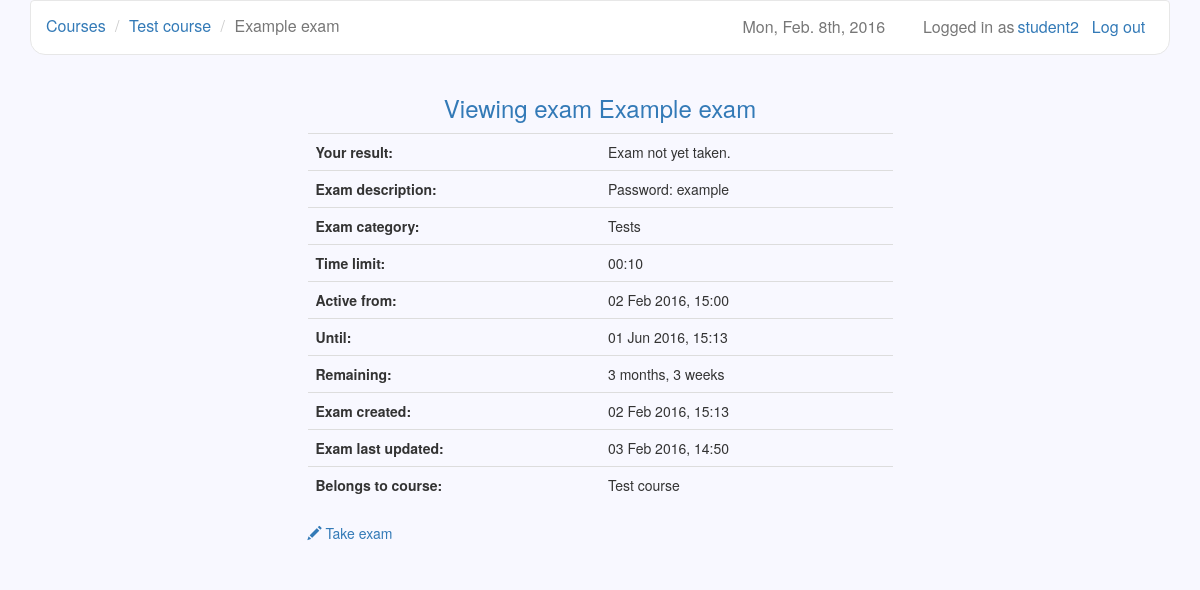
Page /courses/6/exams/4/s (signed in) on the committed database.
### users/models.py (models this page shows)
class User(AbstractUser):
    is_teacher = models.BooleanField(default=False)

### courses/models.py (models this page shows, shortened)
class Course(models.Model):
    owner = models.ForeignKey(settings.AUTH_USER_MODEL, related_name='owner')
    name = models.CharField(max_length=30)
    description = models.TextField(blank=True)
    created = models.DateTimeField(auto_now_add=True)
    updated = models.DateTimeField(auto_now=True)
    participants = models.ManyToManyField(settings.AUTH_USER_MODEL, blank=True,
        through='Participation')

### exams/models.py (models this page shows, shortened)
class Exam(models.Model):
    name = models.CharField(max_length=30)
    description = models.TextField(blank=True)
    created = models.DateTimeField(auto_now_add=True)
    updated = models.DateTimeField(auto_now=True)
    password = models.CharField(max_length=10, blank=True)
    time_limit = models.TimeField()
    active_from = models.DateTimeField()
    active_to = models.DateTimeField()
    course = models.ForeignKey(Course)
    category = models.CharField(max_length=30)
    question_count = models.IntegerField()
    questions = models.ManyToManyField(Question, blank=True,
        through='ExamQuestion')
    @property
    def active(self):
        return (timezone.now() >= self.active_from and
            timezone.now() < self.active_to)

### exams/views.py (the view)
# urls.py: url(r'^(?P<exam_id>\d+)/s$', views.view_exam, name='view_exam'),
@user_passes_test(student_check)
def view_exam(request, course_id, exam_id):
    if (Participation.objects.filter(user=request.user, course=course_id)
        .exists()):
        course = Course.objects.get(id=course_id)
        exam = Exam.objects.get(id=exam_id)
        exam_questions = ExamQuestion.objects.filter(exam=exam)
        try:
            score = (Score.objects.get(user=request.user, exam=exam)
                .score)
            result = format_score(score, exam_questions.count())
        except ObjectDoesNotExist:
            result = "Exam not yet taken."
        return render(request, 'view_exam.html', {'course': course,
            'exam': exam, 'exam_questions': exam_questions, 'result': result})
    return redirect('/courses/s')

### courses/views.py (called while the page is built)
def student_check(user):
    if user.is_anonymous():
        return False
    return not user.is_teacher

### exams/templates/view_exam.html (shortened to what this page needs)
{% extends 'base.html' %}
{% block navigation %}
  <li><a href="{% url 'student_courses' %}">Courses</a></li>
  <li><a href="{% url 'view_course' course.id %}">{{ course.name }}</a></li>
  <li class="active">{{ exam.name }}</li>
{% endblock %}
{% block header %}Viewing exam {{ exam.name }}{% endblock %}
{% block dashboard %}
  <table class="table table-hover">
    <tr>
      <th>Your result:</th>
      <td>{{ result }}</td>
    </tr>
    <tr>
      <th>Exam description:</th>
      <td>{{ exam.description }}</td>
    </tr>
    <tr>
      <th>Exam category:</th>
      <td>{{ exam.category }}</td>
    </tr>
    <tr>
      <th>Time limit:</th>
      <td>{{ exam.time_limit }}</td>
    </tr>
    <tr>
      <th>Active from:</th>
      <td>{{ exam.active_from|date }}</td>
    </tr>
    <tr>
      <th>Until:</th>
      <td>{{ exam.active_to|date }}</td>
    </tr>
    <tr>
      <th>Remaining:</th>
      {% if not exam.active %}
        <td>Exam closed.</td>
      {% else %}
        <td>{{ exam.active_to|timeuntil }}</td>
      {% endif %}
    </tr>
    <tr>
      <th>Exam created:</th>
      <td>{{ exam.created|date }}</td>
    </tr>
    <tr>
      <th>Exam last updated:</th>
      <td>{{ exam.updated|date }}</td>
    </tr>
    <tr>
      <th>Belongs to course:</th>
      <td>{{ course.name }}</td>
    </tr>
  </table>
  {% if 'Exam' in result and exam.active and exam.password %}
    <a href="{% url 'input_password' course.id exam.id %}">
      <span class="glyphicon glyphicon-pencil"></span>
      Take exam
    </a>
  {% elif 'Exam' in result and exam.active %}
    <a href="{% url 'take_exam' course.id exam.id %}">
      <span class="glyphicon glyphicon-pencil"></span>
      Take exam
    </a>
  {% else %}
    <a href="{% url 'view_result' course.id exam.id %}">
      <span class="glyphicon glyphicon-education"></span>
      View result
    </a>
  {% endif %}
{% endblock %}

### django-lms/templates/base.html (shortened to what this page needs)
{% load staticfiles %}
<!DOCTYPE html>
<html>
  <head>
    <link href="/static/bootstrap/css/bootstrap.min.css" rel="stylesheet">
    <link href="/static/datetimepicker/jquery.datetimepicker.css"
      rel="stylesheet">
    <link href="/static/base.css" rel="stylesheet">
  </head>
  <body>
    <div class="container">
      <nav class="navbar navbar-default" role="navigation">
        {% if user.is_active %}
          <a class="btn navbar-btn navbar-right" id="logout"
            href="{% url 'logout' %}">
            Log out
          </a>
          <span class="navbar-text navbar-right" id="user">
            {{ user.username }}
          </span>
          <span class="navbar-text navbar-right">Logged in as</span>
        {% else %}
          <a class="navbar-brand" href="/">Django-LMS</a>
        {% endif %}
        <span class="navbar-text navbar-right" id="date">
          {% now "D, M. jS, Y" %}
        </span>
        <ul class="breadcrumb">
          {% block navigation %}{% endblock %}
        </ul>
      </nav>
      <div class="row">
        <h3 class="text-primary text-center">
          {% block header %}{% endblock %}
        </h3>
        <div class="list-group center">
          {% block dashboard %}{% endblock %}
        </div>
      </div>
    </div>
  </body>
</html>

### django-lms/static/base.css (style rules this page uses)
body { background-color: #F8F8FF; }
#date, #logout { margin-right: 1%; padding-right: 1%; font-size: 16px; }
#user { margin-left: 3px; color: #337ab7; }
table { table-layout:fixed; width: 70%; border-collapse: collapse; }
td { word-wrap:break-word; }
.center { width: 50%; margin-top: 1%; margin-left: auto; margin-right: auto; }
.navbar { border-bottom-right-radius: 15px; border-bottom-left-radius: 15px; }
.navbar-default { background-color: white; }
.navbar-text { font-size: 16px; }
.breadcrumb { background-color: transparent; margin-top: 0.5%; margin-bottom: -1%; font-size: 16px; }

### rows in the picture
User: username "student2"
Course: name "Test course"
Exam: name "Example exam", description "Password: example", category "Tests", time_limit "00:10", active_from "02 Feb 2016, 15:00", active_to "01 Jun 2016, 15:13", active_to "3 months, 3 weeks", created "02 Feb 2016, 15:13", updated "03 Feb 2016, 14:50"

### other values in the picture
{{ result }} "Exam not yet taken."
